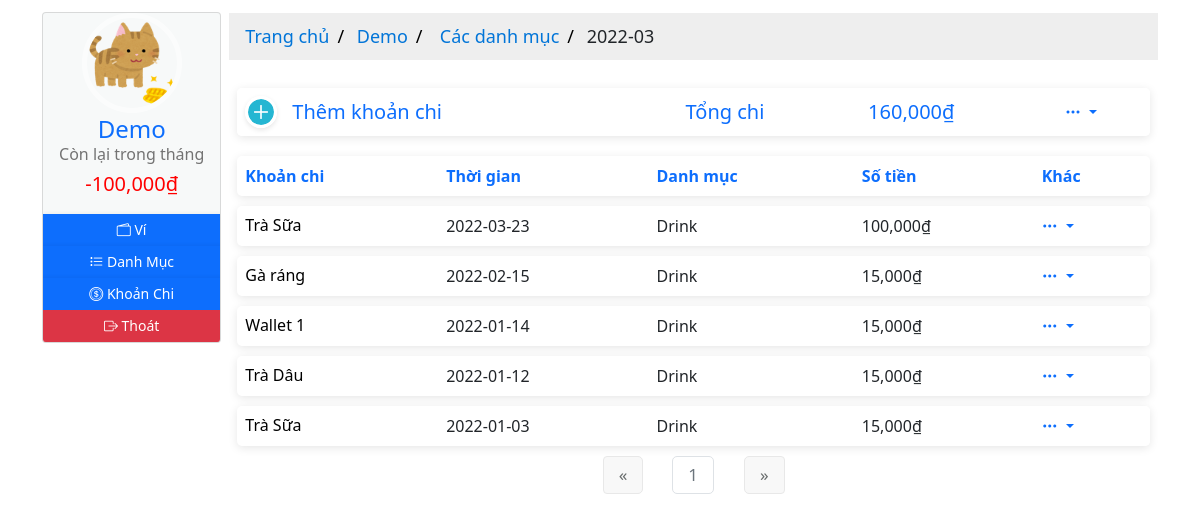
The app's page /1/item_by_expense (signed in), older data.
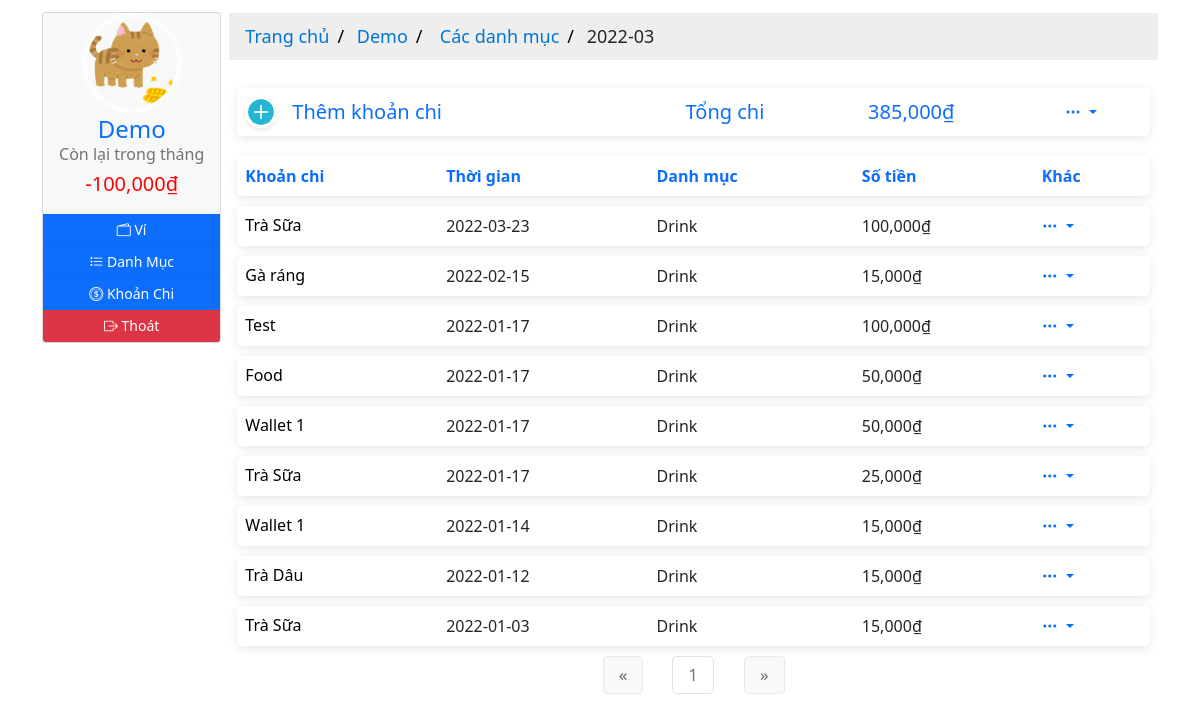
The same page, newer data.
### moneymanagement/models.py (models this page shows, shortened)
class User(db.Model, UserMixin):
  __tablename__ = 'users'
  id = db.Column(db.Integer, primary_key=True)
  email = db.Column(db.String(64), nullable=False, unique=True, index=True)
  username = db.Column(db.String(64), nullable=False, unique=True, index=True)
  password_hash = db.Column(db.String(128))
  profile_image = db.Column(db.String(64), nullable=False, default='df_profile.svg')
  wallets = db.relationship('Wallet', back_populates='owner', lazy='dynamic')
  items = db.relationship('Item', back_populates='users', lazy='dynamic')
  expenditures = db.relationship('Expenditure', back_populates='users', lazy=True)
  money_saving = db.relationship('MoneySaving', back_populates='user', lazy='dynamic')
  def total_expenses_by_date(self, date):
    total = 0
    for wallet in self.wallets:
      total += wallet.total_expense_by_date(date)
    return total
  def total_balance_by_date(self, date):
    total = 0
    for wallet in self.wallets:
      total += wallet.total_balance_by_date(date)
    return total
  def rest_balance_by_date(self, date):
    return self.total_balance_by_date(date) - self.total_expenses_by_date(date)

class TrackBalance(db.Model):
  __tablename__ = 'trackbalances'
  id = db.Column(db.Integer, primary_key=True)
  date = db.Column(db.DateTime, nullable=False, unique=True, index=True)
  balance = db.Column(db.Integer, nullable=False, default=0)
  description = db.Column(db.String(128))
  check = db.Column(db.Boolean, default=False)
  wallet_id = db.Column(db.Integer, db.ForeignKey('wallets.id'))
  wallet = db.relationship('Wallet', back_populates='track_balances', uselist=False)

class Expenditure(db.Model):
  __tablename__ = 'expenditures'
  id = db.Column(db.Integer, primary_key=True)
  name = db.Column(db.String(32), nullable=False)
  date = db.Column(db.Date, nullable=False, default=datetime.utcnow().strftime('%Y-%m-%d'))
  description = db.Column(db.String(128), nullable=False, default='Không có miêu tả nào')
  amount = db.Column(db.Integer, nullable=False, default=0)
  item_id = db.Column(db.Integer, db.ForeignKey('items.id'))
  items = db.relationship('Item', back_populates='expenditures', uselist=False)
  user_id = db.Column(db.Integer, db.ForeignKey('users.id'))
  users = db.relationship('User', back_populates='expenditures', uselist=False)
  wallet_id = db.Column(db.Integer, db.ForeignKey('wallets.id'))
  wallet = db.relationship('Wallet', back_populates='expenditures', uselist=False)

class Item(db.Model):
  __tablename__ = 'items'
  id = db.Column(db.Integer, primary_key=True)
  name = db.Column(db.String(32), nullable=False)
  user_id = db.Column(db.Integer, db.ForeignKey('users.id'))
  wallet_id = db.Column(db.Integer, db.ForeignKey('wallets.id'))
  users = db.relationship('User', back_populates='items',uselist=False)
  expenditures = db.relationship('Expenditure', back_populates='items', lazy='dynamic')
  wallet = db.relationship('Wallet', back_populates='items', uselist=False)
  def total_amount(self, user_id):
    total = 0
    for expense in self.expenditures:
      if expense.user_id == user_id:
        total += expense.amount
    return total

### moneymanagement/items/views.py (the view)
@items_blueprint.route('/<int:item_id>/item_by_expense')
@login_required
def item_expenses(item_id):
  if not Item.query.filter_by(user_id=current_user.id, id=item_id).first():
    abort(404)
  page = request.args.get('page', 1, type=int)
  date = datetime.utcnow().strftime('%Y-%m')
  item = Item.query.get(item_id)
  expenses = Expenditure.query.filter_by(item_id=item_id).order_by(Expenditure.date.desc()).paginate(page=page, per_page=10)
  return render_template('users/expense.html', date=date, expenses=expenses, item=item, expense_by_item=True)

### moneymanagement/templates/users/expense.html (shortened to what this page needs)
{% extends 'base-2.html' %}
{%block breadcrumb %}
<div class="content-breadcrumb">
  <ul class="breadcrumb">
    <li>
      <a href="{{ url_for('core.home', user_id=current_user.id) }}"
        >Trang chủ</a
      >
    </li>
    <li><a href="#">{{ current_user.username }}</a></li>
    {% if expense_by_item %}
    <li>
      <a href="{{ url_for('users.item', user_id=current_user.id) }}"
        >Các danh mục</a
      >
    </li>
    {% else %}
    <li>Các khoản chi</li>
    {% endif %}
    <li>{{ date }}</li>
  </ul>
</div>
{% endblock breadcrumb %}
{%block content %}
<div class="content-home">
  <section>
    <table class="table table-add">
      <tbody>
        <tr>
          <td>
            <a href="{{ url_for('expenses.add', user_id=current_user.id) }}">
              <div class="user-info">
                <div class="user-info__img">
                  <img
                    src="{{ url_for('static', filename='icons/add-icon.svg') }}"
                    alt="Expense Icon"
                  />
                </div>
                <div class="user-info__basic">
                  <h5 class="mb-0">Thêm khoản chi</h5>
                </div>
              </div>
            </a>
          </td>
          <td></td>
          <td>
            <a href="#">
              <div class="user-info">
                <div class="user-info__basic">
                  <h5 class="mb-0">Tổng chi</h5>
                </div>
              </div>
            </a>
          </td>
          <td>
            <a href="#">
              <h5 class="mb-0">
                {% if expense_by_item %}
                {{"{:,.0f}".format(item.total_amount(current_user.id)) }}<span
                  >&#8363;</span
                >
                {% elif filter%}
                {{"{:,.0f}".format(current_user.total_expenses_by_filter(date_from,
                date_to)) }}<span>&#8363;</span> {% else %}
                {{"{:,.0f}".format(current_user.total_expenses_by_date(now.strftime('%Y-%m')))}}<span
                  >&#8363;</span
                >
                {% endif %}
              </h5>
            </a>
          </td>
          <td align="right">
            <div class="dropdown open">
              <a
                class="dropdown-toggle"
                href="#"
                id="dropdownMenuLink"
                data-bs-toggle="dropdown"
                aria-expanded="false"
              >
                <i class="bi bi-three-dots"></i>
              </a>
            </div>
          </td>
        </tr>
      </tbody>
    </table>
  </section>
  <section>
    <table class="table table-hover table-add">
      <tbody>
        <tr>
          <th scope="col"><a href="#">Khoản chi</a></th>
          <th scope="col"><a href="#">Thời gian</a></th>
          <th scope="col"><a href="#">Danh mục</a></th>
          <th scope="col"><a href="#">Số tiền</a></th>
          <th scope="col"><a href="#">Khác</a></th>
        </tr>
        {% for expense in expenses.items %}
        <tr>
          <th>
            <a
              href="#"
              data-toggle="tooltip"
              data-placement="top"
              title="{{ expense.description }}"
              style="color: #000"
            >
              <div class="user-info">
                <div class="user-info__basic">
                  <h6 class="mb-0">{{ expense.name }}</h6>
                </div>
              </div>
            </a>
          </th>
          <td>{{ expense.date.strftime('%Y-%m-%d') }}</td>
          <td>{{ expense.items.name }}</td>
          <td>{{ "{:,.0f}".format(expense.amount) }}<span>&#8363;</span></td>
          <td>
            <div class="dropdown open">
              <a
                class="dropdown-toggle"
                href="#"
                id="dropdownMenuLink"
                data-bs-toggle="dropdown"
                aria-expanded="false"
              >
                <i class="bi bi-three-dots"></i>
              </a>
            </div>
          </td>
        </tr>
        {% endfor %}
      </tbody>
    </table>
  </section>
  <div class="demo">
    <nav class="pagination-outer" aria-label="Page navigation">
      <ul class="pagination justify-content-center">
        <li class="page-item">
          <a
            href="{{ url_for('users.expense', user_id=current_user.id, page=expenses.prev_num) }}"
            class="page-link"
            aria-label="Previous"
          >
            <span aria-hidden="true">&laquo;</span>
          </a>
        </li>
        {% for page_num in expenses.iter_pages(left_edge=1, right_edge=1,
        left_current=2, right_current=2) %} {% if page_num %} {% if
        expenses.page == page_num %}
        <li class="page-item disabled">
          <a
            class="page-link"
            href="{{ url_for('users.expense', user_id=current_user.id, page=page_num) }}"
            >{{ page_num }}</a
          >
        </li>
        {% endif %} {% endif %} {% endfor %}
        <li class="page-item">
          <a
            href="{{ url_for('users.expense', user_id=current_user.id, page=expenses.next_num) }}"
            class="page-link"
            aria-label="Next"
          >
            <span aria-hidden="true">&raquo;</span>
          </a>
        </li>
      </ul>
    </nav>
  </div>
</div>
{% endblock content %}

### moneymanagement/templates/base-2.html (shortened to what this page needs)
{% from "_render_field.html" import render_field, render_error %}
<!DOCTYPE html>
<html lang="en">
  <head>
    <link
      rel="stylesheet"
      type="text/css"
      href="{{ url_for('static', filename='styles/main.css') }}"
    />
    <link
      rel="stylesheet"
      type="text/css"
      href="{{ url_for('static', filename='styles/profile.css') }}"
    />
    <link
      rel="stylesheet"
      type="text/css"
      href="{{ url_for('static', filename='styles/card.css') }}"
    />
    <link
      rel="stylesheet"
      type="text/css"
      href="{{ url_for('static', filename='styles/table.css') }}"
    />
    <link
      rel="stylesheet"
      type="text/css"
      href="{{ url_for('static', filename='styles/pagination.css') }}"
    />
    <link
      rel="stylesheet"
      href="https://cdnjs.cloudflare.com/ajax/libs/font-awesome/4.7.0/css/font-awesome.min.css"
    />
    <link
      rel="stylesheet"
      href="https://cdn.jsdelivr.net/npm/bootstrap-icons@1.7.2/font/bootstrap-icons.css"
    />
    <link
      href="https://cdn.jsdelivr.net/npm/bootstrap@5.1.1/dist/css/bootstrap.min.css"
      rel="stylesheet"
    />
  </head>
  <body>
    <div class="container">
      <div class="row g-2">
        <div class="col-sm-2">
          <div class="card hovercard">
            <div class="avatar-profile">
              <a href="#" data-bs-toggle="modal" data-bs-target="#exampleModal">
                <img
                  alt=""
                  src="{{ url_for('static', filename='profile_pics/' + current_user.profile_image) }}"
                />
              </a>
            </div>
            <div class="info">
              <div class="title">
                <a
                  target="_blank"
                  href="#"
                  data-bs-toggle="modal"
                  data-bs-target="#exampleModal"
                  >{{ current_user.username }}</a
                >
              </div>
              {% block current_balance %}
              <div class="desc"><h6>Còn lại trong tháng</h6></div>
              <div class="desc">
                {% if current_user.rest_balance_by_date(now.strftime('%Y-%m')) >
                (current_user.total_balance_by_date(now.strftime('%Y-%m')) / 2)
                %}
                <h5 style="color: green">
                  {{
                  "{:,.0f}".format(current_user.rest_balance_by_date(now.strftime('%Y-%m')))
                  }}<span>&#8363;</span>
                </h5>
                {%else %}
                <h5 style="color: red">
                  {{
                  "{:,.0f}".format(current_user.rest_balance_by_date(now.strftime('%Y-%m')))
                  }}<span>&#8363;</span>
                </h5>
                {% endif %}
              </div>
              {% endblock current_balance %}
            </div>
            <div
              class="bottom"
              id="none-padding-margin"
              style="text-align: center"
            >
              <div class="title">
                <div class="row g2">
                  <a
                    class="btn btn-primary btn-sm margin btn-icon"
                    href="{{ url_for('users.wallet', user_id=current_user.id) }}"
                  >
                    <i class="bi bi-wallet2"></i><span>&nbsp;Ví</span>
                  </a>
                </div>
              </div>
              <div class="title">
                <div class="row g2" style="text-align: left">
                  <a
                    class="btn btn-primary btn-sm margin btn-icon"
                    href="{{ url_for('users.item', user_id=current_user.id) }}"
                  >
                    <i class="bi bi-list-task"></i><span>&nbsp;Danh Mục</span>
                  </a>
                </div>
              </div>
              <div class="title">
                <div class="row g2" style="text-align: left">
                  <a
                    class="btn btn-primary btn-sm margin btn-icon"
                    href="{{ url_for('users.expense', user_id=current_user.id) }}"
                  >
                    <i class="bi bi-coin"></i><span>&nbsp;Khoản Chi</span>
                  </a>
                </div>
              </div>
              <div class="title">
                <div class="row g2" style="text-align: left">
                  <a
                    class="btn btn-danger btn-sm margin btn-icon"
                    href="{{ url_for('users.logout') }}"
                  >
                    <i class="bi bi-box-arrow-right"></i
                    ><span>&nbsp;Thoát</span>
                  </a>
                </div>
              </div>
            </div>
          </div>
        </div>
        <div class="col-sm-10">
          {% block breadcrumb %}{% endblock breadcrumb %}
          <div
            class="container"
            style="height: 100vh; max-height=fit-content; overflow-y: auto;"
          >
            {% block content %}{% endblock content %}
          </div>
        </div>
      </div>
    </div>
  </body>
</html>

Row changes from the older to the newer data that the page shows:
computed for Expenditure (number 1 of 9 on the later page): total_amount "160,000" → "385,000"
added Expenditure: name "Test", date "2022-01-17", items.name "Drink", amount "100,000"
added Expenditure: name "Food", date "2022-01-17", items.name "Drink", amount "50,000"
added Expenditure: name "Wallet 1", date "2022-01-17", items.name "Drink", amount "50,000"
added Expenditure: name "Trà Sữa", date "2022-01-17", items.name "Drink", amount "25,000"
